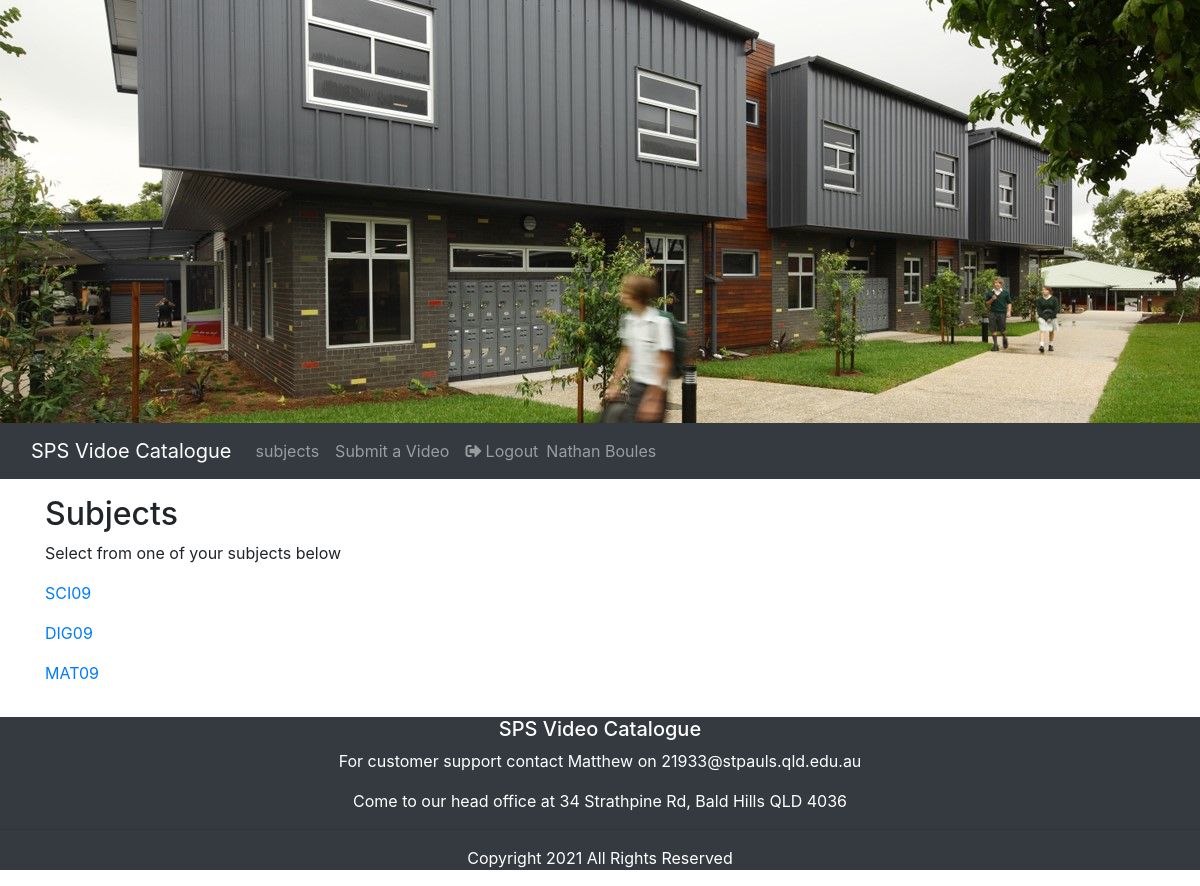
The page /subjects?sid=21357 (signed in) on the database its author committed.
### tables this page shows
CREATE TABLE classes (class_id INTEGER PRIMARY KEY AUTOINCREMENT NOT NULL, subject_code TEXT REFERENCES subjects (subject_code) ON UPDATE CASCADE NOT NULL, letter TEXT NOT NULL, teacher_code TEXT REFERENCES users (username) ON UPDATE CASCADE NOT NULL);

### app.py (the view)
@app.route('/subjects', methods=['GET'])
def subjects():
    if session['username']:
        if request.args.get('sid'):
            id = request.args.get('sid')
            sql = """
                    select subject_code
                    from enrolments e, classes c
                    where e.class_id = c.class_id
                    and username = ? ;"""
            cur.execute(sql, (id,))
            results = cur.fetchall()
            return render_template("subjects.html", title="Subjects", student_subjects=results)
    else:
        return redirect('login')

### templates/subjects.html (shortened to what this page needs)
{% extends 'layout.html' %}
{% block mainContent %}
<div class="container" >
    <div class="row">
        <div class="col">
            <h2>Subjects</h2>
            <p>Select from one of your subjects below</p>
            {% for row in student_subjects %}
            <p><a href="/subject_topics?ssid={{row['subject_code']}}">{{row['subject_code']}}</a></p>
            {% endfor %}
        </div>
    </div>
</div>
{% endblock %}

### rows shown on the page
classes: subject_code "SCI09"
classes: subject_code "DIG09"
classes: subject_code "MAT09"

### other values the page prints
{{ session['firstname'] }} "Nathan"
{{ session['surname'] }} "Boules"
